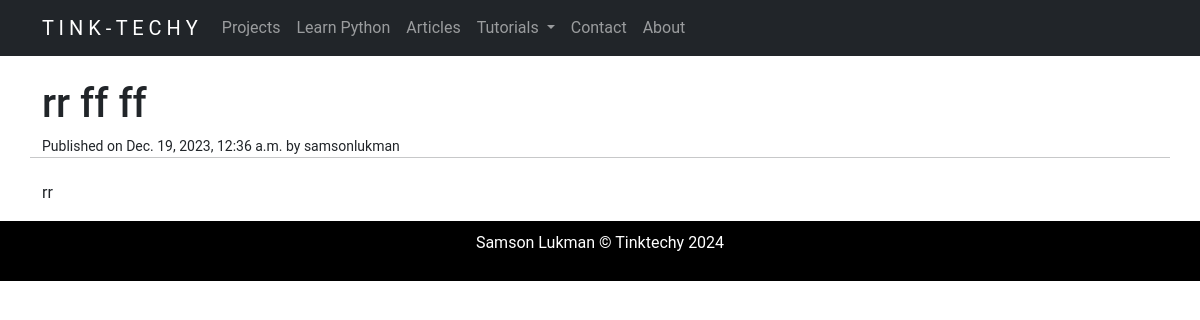
Page /article/rr ff ff on the committed database.
### website/models.py (models this page shows, shortened)
class Article(models.Model):
    title = models.CharField(max_length=200)
    content = RichTextField()
    pub_date = models.DateTimeField(auto_now_add=True)
    author = models.ForeignKey(User, on_delete=models.CASCADE)

### website/views.py (the view)
# urls.py: path("article/<str:title>", views.article, name="article"),
def article(request, title):
    article = get_object_or_404(Article, title=title)
    content = article.content  # Assuming your article content is stored in the 'content' field
    code_pattern = r'<pre><code class="language-(\w+)">([\s\S]*?)</code></pre>'
    def highlight_code(match):
        language, code = match.groups()
        lexer = get_lexer_by_name(language, stripall=True)
        formatter = HtmlFormatter(style="default")  # Use the "default" Pygments style
        return highlight(code, lexer, formatter)
    highlighted_content = re.sub(code_pattern, highlight_code, content)
    return render(request, 'website/article.html', {'article': article, 'highlighted_content': highlighted_content})

### website/templates/website/article.html (shortened to what this page needs)
{% extends 'website/layout.html' %}
{% load static %}
{% block body %}
<br>
<div class="container">
    <div class="row">
  <h1>{{ article.title }}</h1>
  <small>Published on {{ article.pub_date }} by {{ article.author }}</small>
  <hr>
  <br>
  <div class="article-content">
    {{ highlighted_content|safe }}
</div>
</div>
</div>
{% endblock %}

### website/templates/website/layout.html (style rules this page uses)
body { font-family: 'Roboto', sans-serif; }

### rows in the picture
Article: title "rr ff ff", pub_date "Dec. 19, 2023, 12:36 a.m.", author "samsonlukman", content "rr"
